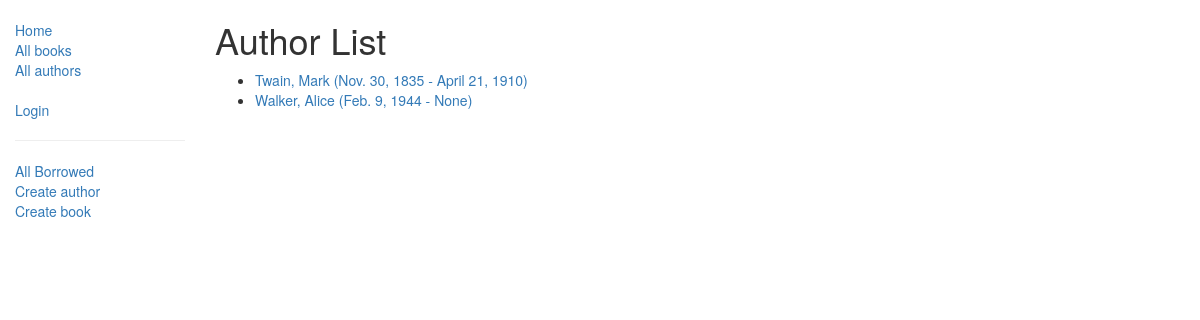
Screenshot of /catalog/authors/ with the database file from the repository.
### catalog/models.py (models this page shows, shortened)
class Author(models.Model):
    first_name = models.CharField(max_length=100)
    last_name = models.CharField(max_length=100)
    date_of_birth = models.DateField(null=True, blank=True)
    date_of_death = models.DateField('Died', null=True, blank=True)
    def get_absolute_url(self):
        return reverse('author-detail', args=[str(self.id)])
    class Meta:
        ordering = ['last_name']

### catalog/views.py (the view)
# urls.py: path('authors/', views.AuthorListView.as_view(), name='author'),
class AuthorListView(generic.ListView):
    model = Author
    paginate_by = 10

### catalog/templates/catalog/author_list.html
{% extends "base_generic.html" %}
{% block content %}
    <h1>Author List</h1>
    {% if author_list %}
    <ul>
      {% for author in author_list %}
      <li>
          <a href="{{ author.get_absolute_url }}">{{author.last_name}}, {{author.first_name}} ({{author.date_of_birth}} - {{author.date_of_death}})</a>
      </li>
      {% endfor %}
    </ul>
    {% else %}
      <p>В библиотеке нет авторов.</p>
    {% endif %}
{% endblock %}

### rows the page displays
Author: last_name "Twain", first_name "Mark", date_of_birth "Nov. 30, 1835", date_of_death "April 21, 1910"
Author: last_name "Walker", first_name "Alice", date_of_birth "Feb. 9, 1944", date_of_death "None"
